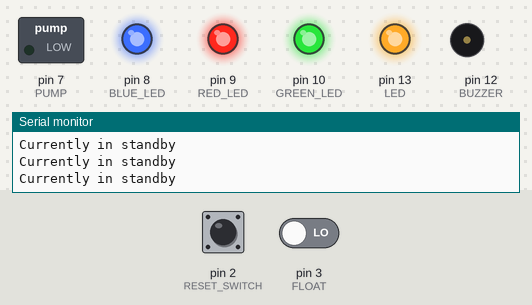
Recording of a sketch running on a simulated Arduino Uno, built with avr-gcc and run on an emulated ATmega328P. Parts: switched loads named in the sketch (green lamp = pin HIGH), output pins drawn as LEDs (lit = HIGH), buzzer (waves = sounding, pin HIGH), the last lines printed to the serial monitor. The inputs (shaded band) are chosen by the test bench; at power-on: pin 3 (FLOAT) LOW, pin 2 (RESET_SWITCH) HIGH. Pins used as bus, display or sensor lines are not drawn.

Above: at 4.2 s.
4.3 s: pin 3 (FLOAT) driven LOW
At 6.2 s:
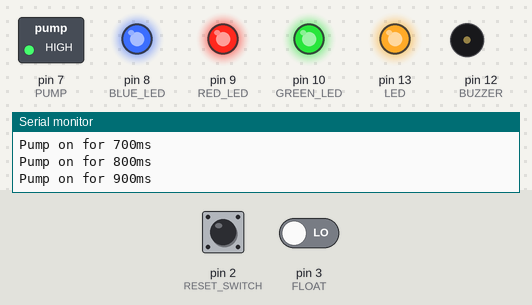
6.7 s: pin 3 (FLOAT) driven HIGH
At 7.6 s:
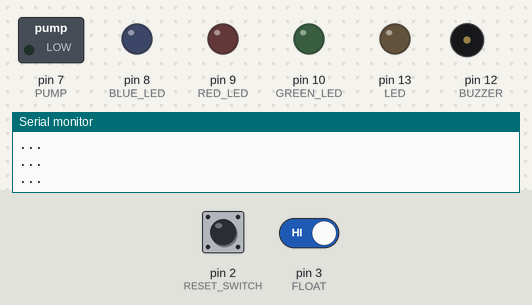
8.3 s: pin 2 (RESET_SWITCH) pulled LOW for 0.15 s
At 8.8 s:
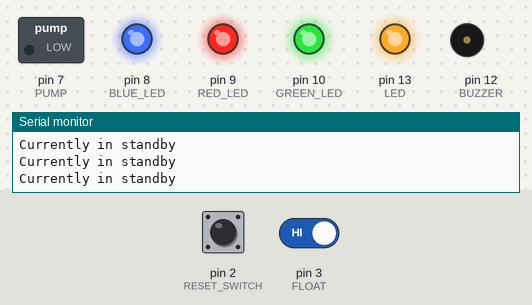
Timing chart, 0 to 15.0 s (numbered marks = the images above; inputs shaded):
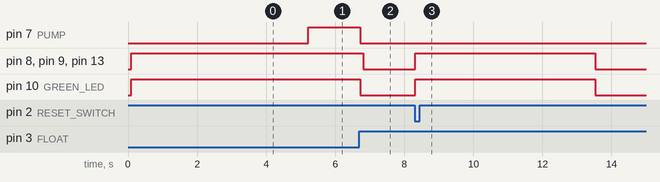

Measured:
- after the input at 6.7 s, pin 7 (PUMP), pin 10 (GREEN_LED): HIGH → LOW at once; pin 8 (BLUE_LED), pin 9 (RED_LED), pin 13 (LED): HIGH → LOW after 0.12 s
- after the input at 8.3 s, pin 8 (BLUE_LED), pin 9 (RED_LED), pin 10 (GREEN_LED), pin 13 (LED): LOW → HIGH at once, → LOW 5.2 s later

The sketch:

noWifi_ATO.ino
```cpp
const int RESET_SWITCH = 2;
const int FLOAT = 3; // Float for the tank
const int POWER_PIN = 4; // providing power for rst switch
const int PUMP = 7;
const int BUZZER = 12;

const int GREEN_LED = 10;
const int RED_LED = 9;
const int BLUE_LED = 8;
const int LED = 13;

const int DELAY_MS = 100;
const unsigned long PUMP_MAX_ON_MS = 10000; // Maximum time pump can be on
const unsigned long PUMP_BOUNCE_MS = 30000; // Time between pump activations
const unsigned long STANDBY_MS = 5000;

const int BUZZER_PATTERN[8] = { 1, 1, 1, 1, 0, 0, 0, 0 }; // Fail safe float has been activated

// Different states for the system
enum State {
  kStandby,
  kOperational,
  kPumpOn,
  kPumpMaxOnAlarm,
  kError
};

State current_state = kStandby;
unsigned long standby_timer = 0;
unsigned long pump_on_timer = 0;
unsigned long pump_off_timer = PUMP_BOUNCE_MS + 1;


/**
 * Setup our initial state
 **/
void setup() {
    // Set pins up
  pinMode(RESET_SWITCH, INPUT);
  pinMode(FLOAT, INPUT);
  pinMode(POWER_PIN, OUTPUT);
  pinMode(PUMP, OUTPUT);
  pinMode(BUZZER, OUTPUT);
  pinMode(RED_LED, OUTPUT);
  pinMode(BLUE_LED, OUTPUT);
  pinMode(GREEN_LED, OUTPUT);
  pinMode(LED, OUTPUT);

  digitalWrite(POWER_PIN, HIGH);
  current_state = kStandby;

  Serial.begin(9600);
}

/**
Sound the alarm
**/
void sound_alarm() {
  static int index = 0;
  index = (index + 1) % 8;
  if (BUZZER_PATTERN[index] == 1) {
    digitalWrite(RED_LED, HIGH);
    digitalWrite(LED, HIGH);
    digitalWrite(BUZZER, HIGH);
  } else {
    digitalWrite(RED_LED, LOW);
    digitalWrite(LED, LOW);
    digitalWrite(BUZZER, LOW);
  }

  digitalWrite(GREEN_LED, LOW);
}

/**
 * Send Data to Server
 */
void Send(String value) {
  Serial.println(value);
}

/**
 * Main application logic
 */
void loop() {
  delay(DELAY_MS); // Everything is done in 1/10th second increments

  if (digitalRead(RESET_SWITCH) == LOW && current_state != kStandby) {
    Send("Reset Switch: Activated");
    current_state = kStandby;
    standby_timer = 0;
    pump_on_timer = 0;
    pump_off_timer = PUMP_BOUNCE_MS + 1;

    // turn on all LEDs
    digitalWrite(RED_LED, HIGH);
    digitalWrite(GREEN_LED, HIGH);
    digitalWrite(LED, HIGH);
    digitalWrite(BLUE_LED, HIGH);

    digitalWrite(PUMP, LOW);
    digitalWrite(BUZZER, LOW);

  } else if (current_state == kPumpMaxOnAlarm) {
    /**
    This alarm code is activated when the pump has been on for too long
    **/
    Send("Pump max on alarm: Activated");
    digitalWrite(PUMP, LOW);
    digitalWrite(GREEN_LED, LOW);
    digitalWrite(LED, LOW);
    sound_alarm();
    current_state = kError;

  } else if (current_state == kError) {
    Send("Error. Pump on Alarm!!!");
    sound_alarm();

  } else if (current_state == kStandby) {
    /**
    Unit is in standby mode. Wait until timer expires then move to
    operational state
    **/
    Send("Currently in standby");
    // turn on all LEDs
    digitalWrite(RED_LED, HIGH);
    digitalWrite(GREEN_LED, HIGH);
    digitalWrite(LED, HIGH);
    digitalWrite(BLUE_LED, HIGH);

    standby_timer += DELAY_MS;
    if (standby_timer > STANDBY_MS) {
      current_state = kOperational;
      Send("Changing to operational state");
    }
  } else if (digitalRead(FLOAT) == LOW && current_state != kPumpOn) {
    if (pump_off_timer > PUMP_BOUNCE_MS) {
      current_state = kPumpOn;
      digitalWrite(PUMP, HIGH);
      digitalWrite(GREEN_LED, HIGH);
      pump_on_timer = 0;
      pump_off_timer = 0;
      Send("Switching pump on");
    } else {
      String cmd = "Pump still in bounce. Pump off timer: ";
      cmd += String(pump_off_timer) + "ms / " + String(PUMP_BOUNCE_MS) + "ms";
      Send(cmd);
      pump_off_timer += DELAY_MS;
    }

  } else if (digitalRead(FLOAT) != LOW && current_state == kPumpOn) {
    Send("Switching Pump Off. Float disabled");
    /**
    Pump is on, switch it off
    **/
    current_state = kOperational;
    digitalWrite(PUMP, LOW);
    digitalWrite(GREEN_LED, LOW);
    Send("Switching pump off");

  } else if (current_state == kPumpOn) {
    /**
    Ensure the pump has not been running for too long
    **/
    pump_on_timer += DELAY_MS;
    pump_off_timer = 0;

    Send("Pump on for " + String(pump_on_timer) + "ms");
    if (pump_on_timer > PUMP_MAX_ON_MS) {
      Send("Pump on timer: " + String(pump_on_timer) + "; Pump max on ms: " + String(PUMP_MAX_ON_MS));
      digitalWrite(PUMP, LOW);
      current_state = kPumpMaxOnAlarm;
    }

  } else if (current_state == kOperational) {
    /**
    Standard operational mode
    **/
    digitalWrite(RED_LED, LOW);
    digitalWrite(GREEN_LED, LOW);
    digitalWrite(LED, LOW);
    digitalWrite(BLUE_LED, LOW);

    pump_off_timer += DELAY_MS;
    Send("...");

  } else {
    Send("Shouldn't have gotten here... whoops!");
  }
}
```
